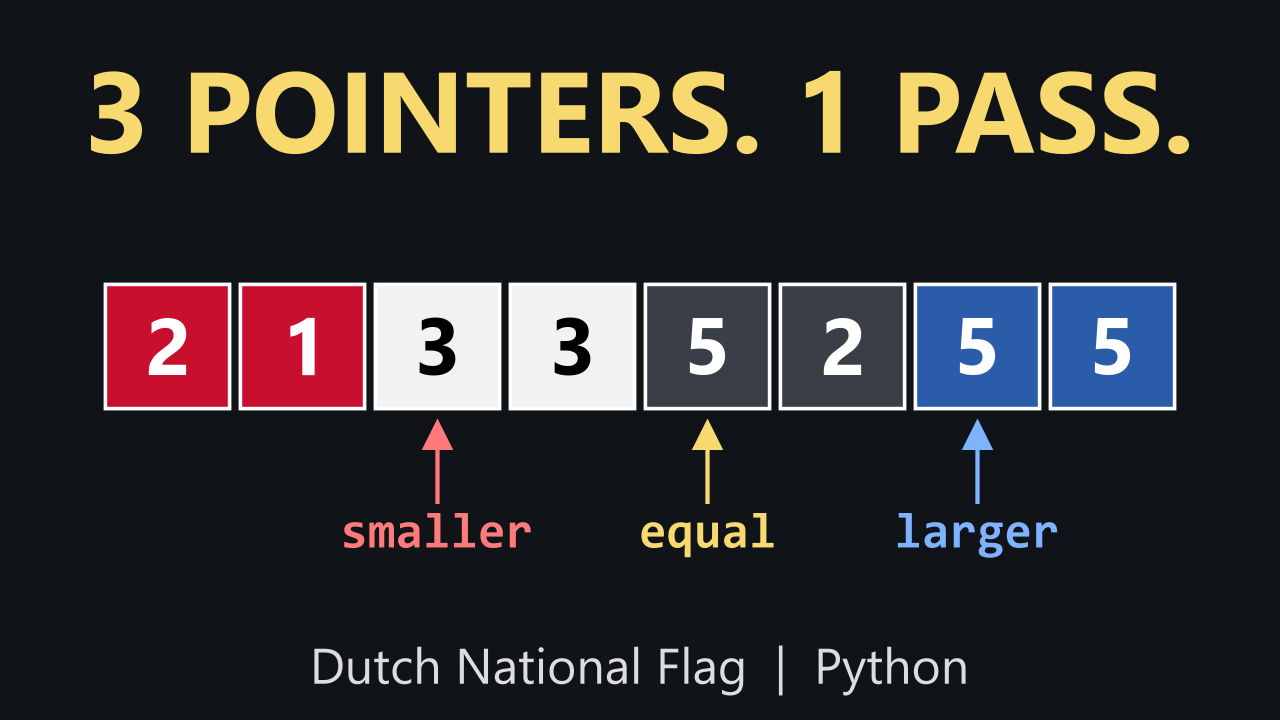

Python code for this plot:
"""YouTube thumbnail for the Dutch national flag video (1280x720 PNG).

Render (from the project root):
    uv run --system-certs --no-project --python 3.12 --with manim \
        python -m manim -s -r 1280,720 videos/001_dutch_flag/thumbnail.py Thumbnail
"""

from manim import *

config.background_color = "#101418"

LESS, EQUAL, UNKNOWN, GREATER = "#C8102E", "#F2F2F2", "#3A3F47", "#2A5CAA"
PROSE, MONO = "Segoe UI", "Consolas"

# A mid-run state: two classified on each side, two still unknown.
CELLS = [(2, LESS), (1, LESS), (3, EQUAL), (3, EQUAL), (5, UNKNOWN), (2, UNKNOWN), (5, GREATER), (5, GREATER)]
POINTERS = [("smaller", 2, "#FF7B7B"), ("equal", 4, YELLOW), ("larger", 6, "#7FB2FF")]
STEP, SIDE, ROW_Y = 1.5, 1.38, 0.15


class Thumbnail(Scene):
    def construct(self):
        x0 = -(len(CELLS) - 1) * STEP / 2

        headline = Text("3 POINTERS. 1 PASS.", font=PROSE, font_size=96, weight=BOLD, color=YELLOW)
        headline.scale_to_fit_width(12.2).move_to([0, 2.75, 0])
        self.add(headline)

        for k, (value, fill) in enumerate(CELLS):
            square = Square(side_length=SIDE).set_fill(fill, 1).set_stroke(WHITE, 4)
            square.move_to([x0 + k * STEP, ROW_Y, 0])
            label = Text(str(value), font=PROSE, font_size=64, weight=BOLD)
            label.set_color(BLACK if fill == EQUAL else WHITE).move_to(square)
            self.add(square, label)

        for name, k, color in POINTERS:
            x = x0 + k * STEP
            arrow = Arrow(
                [x, ROW_Y - 1.75, 0], [x, ROW_Y - 0.8, 0], buff=0, color=color,
                stroke_width=10, max_tip_length_to_length_ratio=0.4,
            )
            label = Text(name, font=MONO, font_size=40, weight=BOLD, color=color)
            label.next_to(arrow, DOWN, buff=0.1)
            self.add(arrow, label)

        footer = Text("Dutch National Flag  |  Python", font=PROSE, font_size=40, color=GREY_A)
        footer.move_to([0, -3.45, 0])
        self.add(footer)
